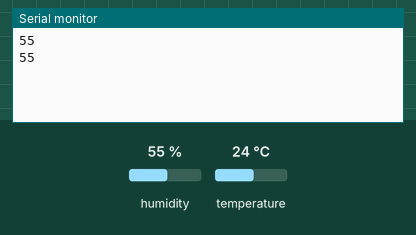
Simulated run of this sketch. Board: Arduino Uno, built with avr-gcc and run on an emulated ATmega328P. On the bench: the last lines printed to the serial monitor. The test bench sets the inputs (shaded band); at power-on: humidity 55 %, temperature 24 °C.

Above: at 1.3 s.
1.4 s: humidity set to 22 %
At 2.0 s:
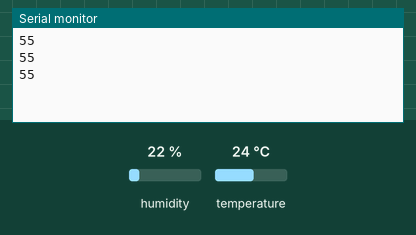
2.9 s: humidity set to 40 %
At 3.6 s:
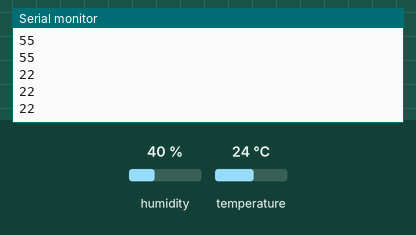
Timing chart, 0 to 5.9 s (numbered marks = the images above; inputs shaded):
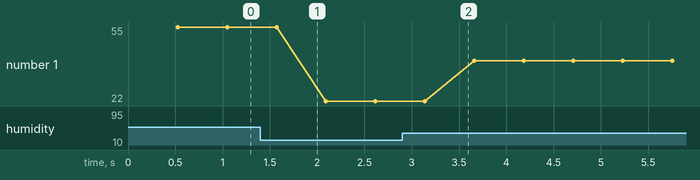

The sketch:

HumidityBasicCollection.ino
```cpp
#include <DHT11.h>

DHT11 dht11(2);

void setup()
{
  Serial.begin(9600);
}

void loop()
{

 int humidity1 = dht11.readHumidity();

 Serial.println(humidity1);

}
```

Measured:
- plotted number 1: 55 → 22 after the input at 1.4 s, 22 → 40 after the input at 2.9 s
